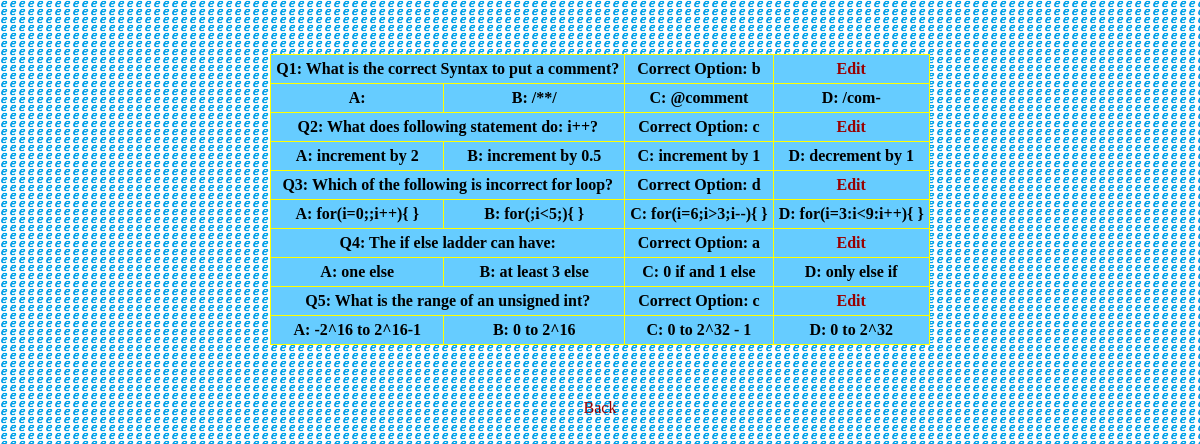
/editex.php?id=com012 (signed in), run on the app's committed database.
### tables this page shows
CREATE TABLE `com012` (
  `serial` int(1) default NULL,
  `ques` varchar(200) default NULL,
  `a` varchar(20) default NULL,
  `b` varchar(20) default NULL,
  `c` varchar(20) default NULL,
  `d` varchar(20) default NULL,
  `e` varchar(20) default NULL,
  `correct` char(1) default NULL
);

### editex.php (the view, shortened to what this page needs)
<?php
	if($_SESSION['l']=='a')
	{
		require "connection.php";
		$id=$_GET['id'];
		$str="select * from $id";
		$result=mysqli_query($con, $str);
		echo"
		<html>
		<head>
			<link rel='stylesheet' type='text/css' href='check.css'>
		</head>
			<body>
			<br><br><br>
				<table>";
					while($row=mysqli_fetch_array($result))
					{
						echo"
						<tr>
							<th colspan='2'>Q$row[0]: $row[1]</th>
							<th>Correct Option: $row[7]</th>
							<th><a href='editexx.php?code=$row[0]&e_id=$id'>Edit</a></th>
						</tr>
						<tr>
							<th>A: $row[2]</th>
							<th>B: $row[3]</th>
							<th>C: $row[4]</th>
							<th>D: $row[5]</th>
						</tr>";
					}
				echo"
				</table>
				<br><br><br><center><a href='sexam.php'>Back</a>
			</body>
		</html>";
	}
	else
	{
		header('header:logout.php');
	}
?>

### check.css (style rules this page uses)
html,body { background-image:url('e.png'); background-repeat: repeat; margin:0; padding:0; }
table { border-collapse: collapse; background-color:#66CCFF; padding:5px; margin:auto; }
table, td, th { border: 1px solid yellow; padding:5px; }
a { text-decoration:none; color:#990000; }

### data on the page
com012: serial "1", ques "What is the correct Syntax to put a comment?", correct "b", b "/**/", c "@comment", d "/com-"
com012: serial "2", ques "What does following statement do: i++?", correct "c", a "increment by 2", b "increment by 0.5", c "increment by 1", d "decrement by 1"
com012: serial "3", ques "Which of the following is incorrect for loop?", correct "d", a "for(i=0;;i++){ }", b "for(;i<5;){ }", c "for(i=6;i>3;i--){ }", d "for(i=3:i<9:i++){ }"
com012: serial "4", ques "The if else ladder can have:", correct "a", a "one else", b "at least 3 else", c "0 if and 1 else", d "only else if"
com012: serial "5", ques "What is the range of an unsigned int?", correct "c", a "-2^16 to 2^16-1", b "0 to 2^16", c "0 to 2^32 - 1", d "0 to 2^32"
